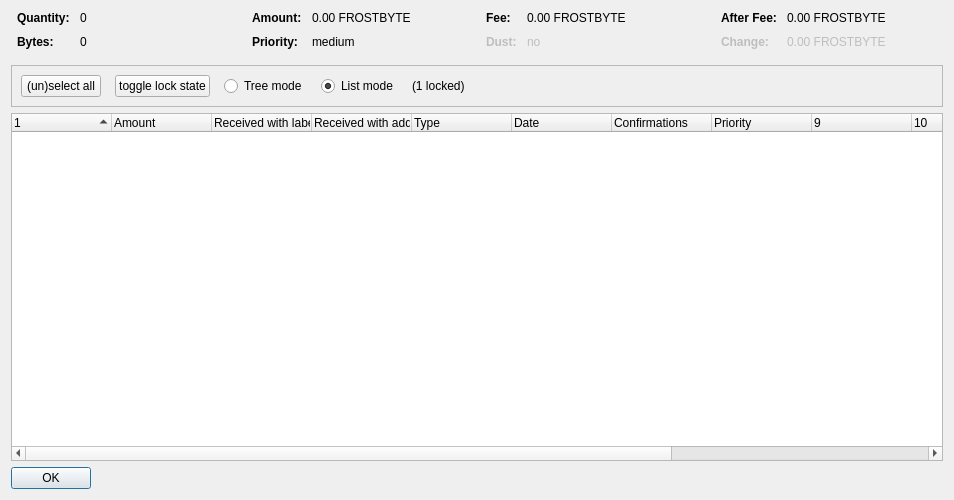
<?xml version="1.0" encoding="UTF-8"?>
<ui version="4.0">
 <class>CoinControlDialog</class>
 <widget class="QDialog" name="CoinControlDialog">
  <property name="geometry">
   <rect>
    <x>0</x>
    <y>0</y>
    <width>954</width>
    <height>500</height>
   </rect>
  </property>
  <property name="windowTitle">
   <string>Coin Selection</string>
  </property>
  <layout class="QVBoxLayout" name="verticalLayout">
   <item>
    <layout class="QHBoxLayout" name="horizontalLayoutTop" stretch="0,0,0,0">
     <property name="topMargin">
      <number>0</number>
     </property>
     <property name="bottomMargin">
      <number>10</number>
     </property>
     <item>
      <layout class="QFormLayout" name="formLayoutCoinControl1">
       <property name="horizontalSpacing">
        <number>10</number>
       </property>
       <property name="verticalSpacing">
        <number>10</number>
       </property>
       <property name="leftMargin">
        <number>6</number>
       </property>
       <property name="rightMargin">
        <number>6</number>
       </property>
       <item row="0" column="0">
        <widget class="QLabel" name="labelCoinControlQuantityText">
         <property name="font">
          <font>
           <weight>75</weight>
           <bold>true</bold>
          </font>
         </property>
         <property name="text">
          <string>Quantity:</string>
         </property>
        </widget>
       </item>
       <item row="0" column="1">
        <widget class="QLabel" name="labelCoinControlQuantity">
         <property name="cursor">
          <cursorShape>IBeamCursor</cursorShape>
         </property>
         <property name="contextMenuPolicy">
          <enum>Qt::ActionsContextMenu</enum>
         </property>
         <property name="text">
          <string notr="true">0</string>
         </property>
         <property name="textInteractionFlags">
          <set>Qt::LinksAccessibleByMouse|Qt::TextSelectableByKeyboard|Qt::TextSelectableByMouse</set>
         </property>
        </widget>
       </item>
       <item row="1" column="0">
        <widget class="QLabel" name="labelCoinControlBytesText">
         <property name="font">
          <font>
           <weight>75</weight>
           <bold>true</bold>
          </font>
         </property>
         <property name="text">
          <string>Bytes:</string>
         </property>
        </widget>
       </item>
       <item row="1" column="1">
        <widget class="QLabel" name="labelCoinControlBytes">
         <property name="cursor">
          <cursorShape>IBeamCursor</cursorShape>
         </property>
         <property name="contextMenuPolicy">
          <enum>Qt::ActionsContextMenu</enum>
         </property>
         <property name="text">
          <string notr="true">0</string>
         </property>
         <property name="textInteractionFlags">
          <set>Qt::LinksAccessibleByMouse|Qt::TextSelectableByKeyboard|Qt::TextSelectableByMouse</set>
         </property>
        </widget>
       </item>
      </layout>
     </item>
     <item>
      <layout class="QFormLayout" name="formLayoutCoinControl2">
       <property name="horizontalSpacing">
        <number>10</number>
       </property>
       <property name="verticalSpacing">
        <number>10</number>
       </property>
       <property name="leftMargin">
        <number>6</number>
       </property>
       <property name="rightMargin">
        <number>6</number>
       </property>
       <item row="0" column="0">
        <widget class="QLabel" name="labelCoinControlAmountText">
         <property name="font">
          <font>
           <weight>75</weight>
           <bold>true</bold>
          </font>
         </property>
         <property name="text">
          <string>Amount:</string>
         </property>
        </widget>
       </item>
       <item row="0" column="1">
        <widget class="QLabel" name="labelCoinControlAmount">
         <property name="cursor">
          <cursorShape>IBeamCursor</cursorShape>
         </property>
         <property name="contextMenuPolicy">
          <enum>Qt::ActionsContextMenu</enum>
         </property>
         <property name="text">
          <string notr="true">0.00 FROSTBYTE</string>
         </property>
         <property name="textInteractionFlags">
          <set>Qt::LinksAccessibleByMouse|Qt::TextSelectableByKeyboard|Qt::TextSelectableByMouse</set>
         </property>
        </widget>
       </item>
       <item row="1" column="0">
        <widget class="QLabel" name="labelCoinControlPriorityText">
         <property name="font">
          <font>
           <weight>75</weight>
           <bold>true</bold>
          </font>
         </property>
         <property name="text">
          <string>Priority:</string>
         </property>
        </widget>
       </item>
       <item row="1" column="1">
        <widget class="QLabel" name="labelCoinControlPriority">
         <property name="cursor">
          <cursorShape>IBeamCursor</cursorShape>
         </property>
         <property name="contextMenuPolicy">
          <enum>Qt::ActionsContextMenu</enum>
         </property>
         <property name="text">
          <string>medium</string>
         </property>
         <property name="textInteractionFlags">
          <set>Qt::LinksAccessibleByMouse|Qt::TextSelectableByKeyboard|Qt::TextSelectableByMouse</set>
         </property>
        </widget>
       </item>
      </layout>
     </item>
     <item>
      <layout class="QFormLayout" name="formLayoutCoinControl3">
       <property name="horizontalSpacing">
        <number>10</number>
       </property>
       <property name="verticalSpacing">
        <number>10</number>
       </property>
       <property name="leftMargin">
        <number>6</number>
       </property>
       <property name="rightMargin">
        <number>6</number>
       </property>
       <item row="0" column="0">
        <widget class="QLabel" name="labelCoinControlFeeText">
         <property name="font">
          <font>
           <weight>75</weight>
           <bold>true</bold>
          </font>
         </property>
         <property name="text">
          <string>Fee:</string>
         </property>
        </widget>
       </item>
       <item row="0" column="1">
        <widget class="QLabel" name="labelCoinControlFee">
         <property name="cursor">
          <cursorShape>IBeamCursor</cursorShape>
         </property>
         <property name="contextMenuPolicy">
          <enum>Qt::ActionsContextMenu</enum>
         </property>
         <property name="text">
          <string notr="true">0.00 FROSTBYTE</string>
         </property>
         <property name="textInteractionFlags">
          <set>Qt::LinksAccessibleByMouse|Qt::TextSelectableByKeyboard|Qt::TextSelectableByMouse</set>
         </property>
        </widget>
       </item>
       <item row="1" column="0">
        <widget class="QLabel" name="labelCoinControlLowOutputText">
         <property name="enabled">
          <bool>false</bool>
         </property>
         <property name="font">
          <font>
           <weight>75</weight>
           <bold>true</bold>
          </font>
         </property>
         <property name="text">
          <string>Dust:</string>
         </property>
        </widget>
       </item>
       <item row="1" column="1">
        <widget class="QLabel" name="labelCoinControlLowOutput">
         <property name="enabled">
          <bool>false</bool>
         </property>
         <property name="cursor">
          <cursorShape>IBeamCursor</cursorShape>
         </property>
         <property name="contextMenuPolicy">
          <enum>Qt::ActionsContextMenu</enum>
         </property>
         <property name="text">
          <string>no</string>
         </property>
         <property name="textInteractionFlags">
          <set>Qt::LinksAccessibleByMouse|Qt::TextSelectableByKeyboard|Qt::TextSelectableByMouse</set>
         </property>
        </widget>
       </item>
      </layout>
     </item>
     <item>
      <layout class="QFormLayout" name="formLayoutCoinControl4">
       <property name="horizontalSpacing">
        <number>10</number>
       </property>
       <property name="verticalSpacing">
        <number>10</number>
       </property>
       <property name="leftMargin">
        <number>6</number>
       </property>
       <property name="rightMargin">
        <number>6</number>
       </property>
       <item row="0" column="0">
        <widget class="QLabel" name="labelCoinControlAfterFeeText">
         <property name="font">
          <font>
           <weight>75</weight>
           <bold>true</bold>
          </font>
         </property>
         <property name="text">
          <string>After Fee:</string>
         </property>
        </widget>
       </item>
       <item row="0" column="1">
        <widget class="QLabel" name="labelCoinControlAfterFee">
         <property name="cursor">
          <cursorShape>IBeamCursor</cursorShape>
         </property>
         <property name="contextMenuPolicy">
          <enum>Qt::ActionsContextMenu</enum>
         </property>
         <property name="text">
          <string notr="true">0.00 FROSTBYTE</string>
         </property>
         <property name="textInteractionFlags">
          <set>Qt::LinksAccessibleByMouse|Qt::TextSelectableByKeyboard|Qt::TextSelectableByMouse</set>
         </property>
        </widget>
       </item>
       <item row="1" column="0">
        <widget class="QLabel" name="labelCoinControlChangeText">
         <property name="enabled">
          <bool>false</bool>
         </property>
         <property name="font">
          <font>
           <weight>75</weight>
           <bold>true</bold>
          </font>
         </property>
         <property name="text">
          <string>Change:</string>
         </property>
        </widget>
       </item>
       <item row="1" column="1">
        <widget class="QLabel" name="labelCoinControlChange">
         <property name="enabled">
          <bool>false</bool>
         </property>
         <property name="cursor">
          <cursorShape>IBeamCursor</cursorShape>
         </property>
         <property name="contextMenuPolicy">
          <enum>Qt::ActionsContextMenu</enum>
         </property>
         <property name="text">
          <string notr="true">0.00 FROSTBYTE</string>
         </property>
         <property name="textInteractionFlags">
          <set>Qt::LinksAccessibleByMouse|Qt::TextSelectableByKeyboard|Qt::TextSelectableByMouse</set>
         </property>
        </widget>
       </item>
      </layout>
     </item>
    </layout>
   </item>
   <item>
    <widget class="QFrame" name="frame">
     <property name="minimumSize">
      <size>
       <width>0</width>
       <height>40</height>
      </size>
     </property>
     <property name="frameShape">
      <enum>QFrame::StyledPanel</enum>
     </property>
     <property name="frameShadow">
      <enum>QFrame::Sunken</enum>
     </property>
     <layout class="QHBoxLayout" name="horizontalLayout">
      <item>
       <layout class="QHBoxLayout" name="horizontalLayoutPanel" stretch="0,0,0,0,0,0">
        <property name="spacing">
         <number>14</number>
        </property>
        <item>
         <widget class="QPushButton" name="pushButtonSelectAll">
          <property name="sizePolicy">
           <sizepolicy hsizetype="Maximum" vsizetype="Fixed">
            <horstretch>0</horstretch>
            <verstretch>0</verstretch>
           </sizepolicy>
          </property>
          <property name="text">
           <string>(un)select all</string>
          </property>
          <property name="autoDefault">
           <bool>false</bool>
          </property>
         </widget>
        </item>
        <item>
         <widget class="QPushButton" name="pushButtonToggleLock">
          <property name="sizePolicy">
           <sizepolicy hsizetype="Maximum" vsizetype="Fixed">
            <horstretch>0</horstretch>
            <verstretch>0</verstretch>
           </sizepolicy>
          </property>
          <property name="text">
           <string>toggle lock state</string>
          </property>
          <property name="autoDefault">
           <bool>false</bool>
          </property>
         </widget>
        </item>
        <item>
         <widget class="QRadioButton" name="radioTreeMode">
          <property name="sizePolicy">
           <sizepolicy hsizetype="Maximum" vsizetype="Fixed">
            <horstretch>0</horstretch>
            <verstretch>0</verstretch>
           </sizepolicy>
          </property>
          <property name="text">
           <string>Tree mode</string>
          </property>
         </widget>
        </item>
        <item>
         <widget class="QRadioButton" name="radioListMode">
          <property name="sizePolicy">
           <sizepolicy hsizetype="Maximum" vsizetype="Fixed">
            <horstretch>0</horstretch>
            <verstretch>0</verstretch>
           </sizepolicy>
          </property>
          <property name="text">
           <string>List mode</string>
          </property>
          <property name="checked">
           <bool>true</bool>
          </property>
         </widget>
        </item>
        <item>
         <widget class="QLabel" name="labelLocked">
          <property name="text">
           <string>(1 locked)</string>
          </property>
         </widget>
        </item>
        <item>
         <spacer name="horizontalSpacer">
          <property name="orientation">
           <enum>Qt::Horizontal</enum>
          </property>
          <property name="sizeHint" stdset="0">
           <size>
            <width>40</width>
            <height>20</height>
           </size>
          </property>
         </spacer>
        </item>
       </layout>
      </item>
     </layout>
    </widget>
   </item>
   <item>
    <widget class="CoinControlTreeWidget" name="treeWidget">
     <property name="contextMenuPolicy">
      <enum>Qt::CustomContextMenu</enum>
     </property>
     <property name="sortingEnabled">
      <bool>false</bool>
     </property>
     <property name="columnCount">
      <number>13</number>
     </property>
     <attribute name="headerShowSortIndicator" stdset="0">
      <bool>true</bool>
     </attribute>
     <attribute name="headerStretchLastSection">
      <bool>false</bool>
     </attribute>
     <column>
      <property name="text">
       <string/>
      </property>
     </column>
     <column>
      <property name="text">
       <string>Amount</string>
      </property>
     </column>
     <column>
      <property name="text">
       <string>Received with label</string>
      </property>
     </column>
     <column>
      <property name="text">
       <string>Received with address</string>
      </property>
     </column>
     <column>
      <property name="text">
	<string>Type</string>
      </property>
     </column>
     <column>
      <property name="text">	 
       <string>Date</string>
      </property>
     </column>
     <column>
      <property name="text">
       <string>Confirmations</string>
      </property>
      <property name="toolTip">
       <string>Confirmed</string>
      </property>
     </column>
     <column>
      <property name="text">
       <string>Priority</string>
      </property>
     </column>
     <column>
      <property name="text">
       <string/>
      </property>
     </column>
     <column>
      <property name="text">
       <string/>
      </property>
     </column>
     <column>
      <property name="text">
       <string/>
      </property>
     </column>
     <column>
      <property name="text">
       <string/>
      </property>
     </column>
     <column>
      <property name="text">
       <string/>
      </property>
     </column>
    </widget>
   </item>
   <item>
    <widget class="QDialogButtonBox" name="buttonBox">
     <property name="sizePolicy">
      <sizepolicy hsizetype="Maximum" vsizetype="Fixed">
       <horstretch>0</horstretch>
       <verstretch>0</verstretch>
      </sizepolicy>
     </property>
     <property name="orientation">
      <enum>Qt::Horizontal</enum>
     </property>
     <property name="standardButtons">
      <set>QDialogButtonBox::Ok</set>
     </property>
    </widget>
   </item>
  </layout>
 </widget>
 <customwidgets>
  <customwidget>
   <class>CoinControlTreeWidget</class>
   <extends>QTreeWidget</extends>
   <header>coincontroltreewidget.h</header>
  </customwidget>
 </customwidgets>
 <resources/>
 <connections/>
</ui>
